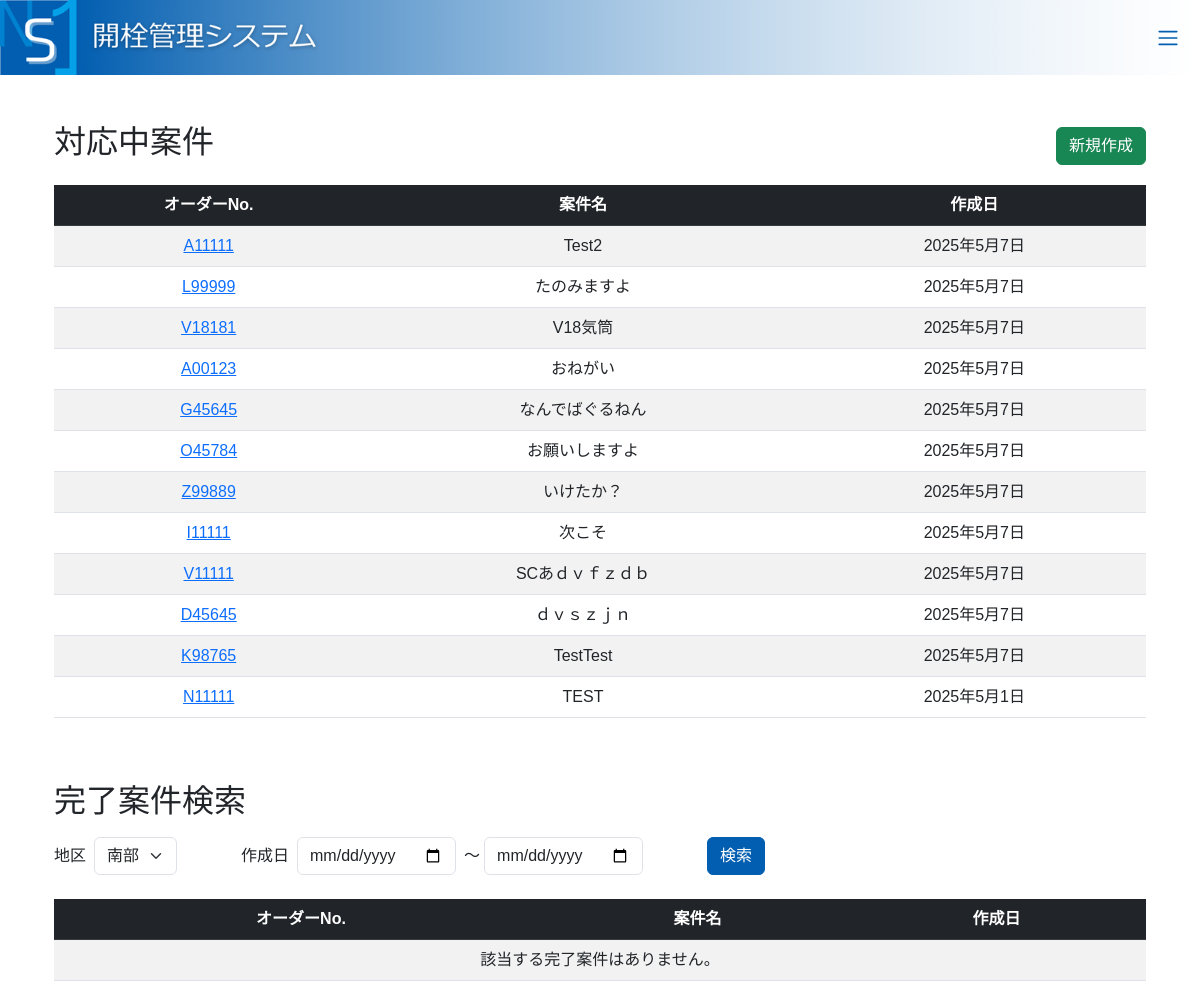
The page /projects/ (signed in) on the database its author committed.
### core/models.py (models this page shows, shortened)
class Project(models.Model):
    order_no = models.CharField(
        "オーダーNo.",
        max_length=6,
        unique=True,
        null=True,
        blank=True,
        validators=[
            RegexValidator(
                regex=r'^[A-Z][0-9]{5}$',
                message='オーダーNo.は大文字1字＋数字5桁（例：A01234）で入力してください。'
            )
        ],
        help_text='大文字1字＋数字5桁（例：A01234）'
    )
    name = models.CharField("案件名", max_length=200)
    date = models.DateField("作成日", auto_now_add=True)
    district = models.CharField(
        "地区",
        max_length=50,
        blank=True,
        help_text='作成者の所属地区が自動セットされます'
    )
    allowed_users = models.ManyToManyField(
        settings.AUTH_USER_MODEL,
        verbose_name="アクセス許可ユーザー",
        blank=True,
    )
    is_completed = models.BooleanField(
        "完了サイン",
        default=False,
        help_text='スタッフが対応完了後にチェックします'
    )
    class Meta:
        verbose_name = "案件"
        verbose_name_plural = "案件一覧"
    is_deleted = models.BooleanField(default=False, verbose_name="削除フラグ")
    deleted_at = models.DateTimeField(null=True, blank=True, verbose_name="削除予定日時")

class CustomUser(AbstractUser):
    code = models.CharField("氏名コード", max_length=7, unique=True)
    company = models.CharField("会社", max_length=50, blank=True)
    district = models.CharField("地区", max_length=50, blank=True)
    team = models.CharField("チーム", max_length=50, blank=True)
    group = models.CharField("グループ", max_length=50, blank=True)
    groups = models.ManyToManyField(
        "auth.Group",
        verbose_name="groups",
        blank=True,
        related_name="customuser_set"
    )
    user_permissions = models.ManyToManyField(
        "auth.Permission",
        verbose_name="user permissions",
        blank=True,
        related_name="customuser_set"
    )
    class Meta:
        verbose_name = "ユーザー"
        verbose_name_plural = "ユーザー一覧"

### core/views.py (the view)
# urls.py: path('', views.project_list,   name='project_list'),
@login_required
def project_list(request):
    user = request.user
    base_qs = Project.objects.all() if user.is_staff else Project.objects.filter(allowed_users=user)
    in_progress = Project.objects.filter(
        allowed_users=user,
        is_completed=False,
        is_deleted=False
    ).order_by('-date')
    completed_qs = Project.objects.filter(
        allowed_users=user,
        is_completed=True,
        is_deleted=False
    ).order_by('-date')
    district_choices = base_qs.values_list('district', flat=True).distinct()
    selected_district = request.GET.get('district', user.district)
    date_from = request.GET.get('date_from')
    date_to   = request.GET.get('date_to')
    if selected_district:
        completed_qs = completed_qs.filter(district=selected_district)
    if date_from:
        completed_qs = completed_qs.filter(date__gte=date_from)
    if date_to:
        completed_qs = completed_qs.filter(date__lte=date_to)
    return render(request, 'core/project_list.html', {
        'in_progress':       in_progress,
        'completed':         completed_qs,
        'district_choices':  district_choices,
        'selected_district': selected_district,
        'date_from':         date_from or '',
        'date_to':           date_to   or '',
    })

### templates/core/project_list.html (shortened to what this page needs)
{% extends "base.html" %}
{% load static %}
{% block content %}
<div class="container my-5">
  <div class="d-flex justify-content-between align-items-center mb-3">
    <h2>対応中案件</h2>
    <a href="{% url 'core:project_create' %}"
       class="btn btn-success d-none d-sm-inline-block">
      新規作成
    </a>
  </div>
  <div class="table-responsive mb-5">
    <table class="table table-striped">
      <thead class="table-dark">
        <tr>
          <th>オーダーNo.</th>
          <th>案件名</th>
          <th class="d-none d-sm-table-cell">作成日</th>
        </tr>
      </thead>
      <tbody>
        {% for proj in in_progress %}
          <tr>
            <td>
              <a href="{% url 'core:project_detail' proj.pk %}">
                {{ proj.order_no }}
              </a>
            </td>
            <td>{{ proj.name }}</td>
            <td class="d-none d-sm-table-cell">
              {{ proj.date|date:"Y年n月j日" }}
            </td>
          </tr>
        {% empty %}
          <tr>
            <td colspan="3" class="text-center">対応中の案件はありません。</td>
          </tr>
        {% endfor %}
      </tbody>
    </table>
  </div>
  <div class="d-none d-sm-block">
    <h2 class="mb-3">完了案件検索</h2>
    <form method="get" class="row g-3 align-items-center mb-4">
      <div class="col-auto d-flex align-items-center flex-nowrap me-5">
        <label for="id_district" class="form-label mb-0 me-2 text-nowrap">地区</label>
        <select id="id_district" name="district" class="form-select">
          {% for d in district_choices %}
            <option value="{{ d }}" {% if d == selected_district %}selected{% endif %}>{{ d }}</option>
          {% endfor %}
        </select>
      </div>
      <div class="col-auto d-flex align-items-center flex-nowrap me-5">
        <label class="form-label mb-0 me-2 text-nowrap">作成日</label>
        <input type="date" name="date_from" class="form-control me-1" value="{{ date_from }}">
        <span class="mx-1">～</span>
        <input type="date" name="date_to"   class="form-control"    value="{{ date_to }}">
      </div>
      <div class="col-auto">
        <button type="submit" class="btn btn-primary">検索</button>
      </div>
    </form>
    <div class="table-responsive">
      <table class="table table-striped">
        <thead class="table-dark">
          <tr>
            <th>オーダーNo.</th>
            <th>案件名</th>
            <th>作成日</th>
          </tr>
        </thead>
        <tbody>
          {% for proj in completed %}
            <tr>
              <td>
                <a href="{% url 'core:project_detail' proj.pk %}">
                  {{ proj.order_no }}
                </a>
              </td>
              <td>{{ proj.name }}</td>
              <td>{{ proj.date|date:"Y年n月j日" }}</td>
            </tr>
          {% empty %}
            <tr>
              <td colspan="3" class="text-center">該当する完了案件はありません。</td>
            </tr>
          {% endfor %}
        </tbody>
      </table>
    </div>
  </div>
</div>
{% endblock %}

### static/css/style.css (style rules this page uses)
html, body { font-family: "Meiryo UI", "メイリオ", sans-serif !important; }
.btn-primary { background-color: #025EB0; border-color: #025EB0; }
table th, table td { text-align: center !important; }

### rows shown on the page
Project: order_no "A11111", name "Test2", date "2025年5月7日"
Project: order_no "L99999", name "たのみますよ", date "2025年5月7日"
Project: order_no "V18181", name "V18気筒", date "2025年5月7日"
Project: order_no "A00123", name "おねがい", date "2025年5月7日"
Project: order_no "G45645", name "なんでばぐるねん", date "2025年5月7日"
Project: order_no "O45784", name "お願いしますよ", date "2025年5月7日"
Project: order_no "Z99889", name "いけたか？", date "2025年5月7日"
Project: order_no "I11111", name "次こそ", date "2025年5月7日"
Project: order_no "V11111", name "SCあｄｖｆｚｄｂ", date "2025年5月7日"
Project: order_no "D45645", name "ｄｖｓｚｊｎ", date "2025年5月7日"
Project: order_no "K98765", name "TestTest", date "2025年5月7日"
Project: order_no "N11111", name "TEST", date "2025年5月1日"
CustomUser: district "南部"
